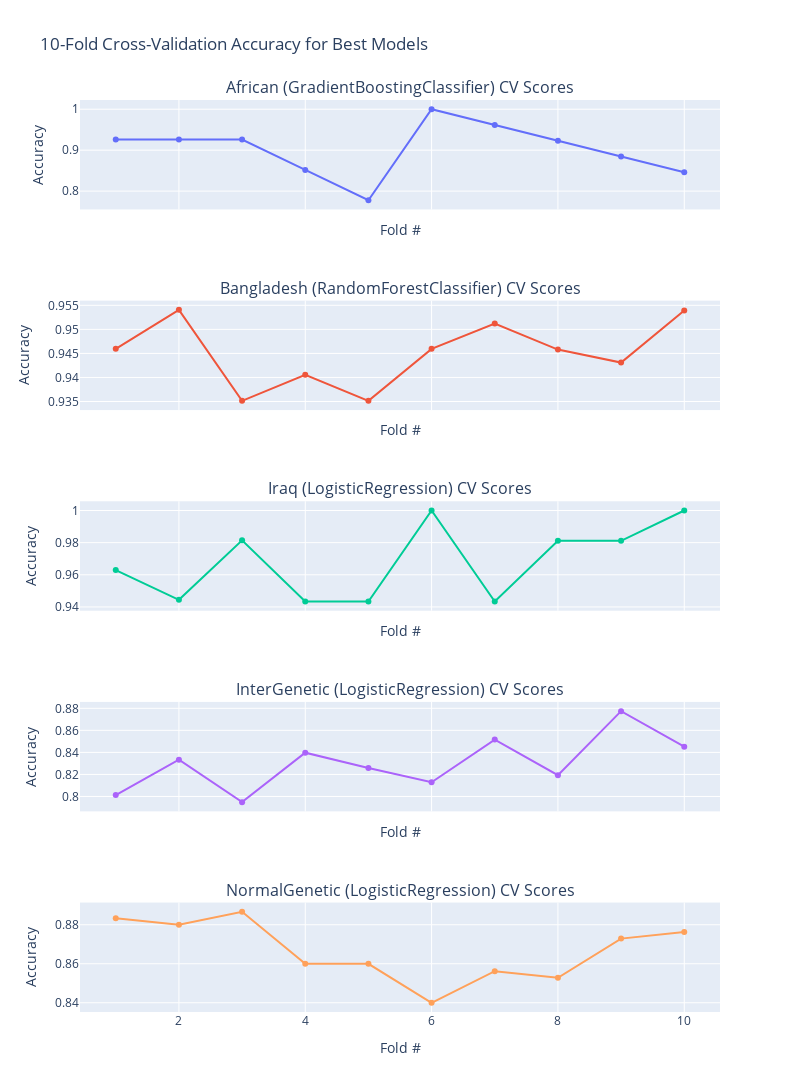

Notebook code cell kept with this figure:
### Markdown cell above
10-fold cross-validation results for all datasets

### Code cell
# Best model for each dataset
best_models_mapping = {
    "African":       GradientBoostingClassifier(random_state=rs),
    "Bangladesh":    RandomForestClassifier(random_state=42),
    "Iraq":          LogisticRegression(random_state=42, max_iter=1000),
    "InterGenetic":  LogisticRegression(random_state=42, max_iter=1000),
    "NormalGenetic": LogisticRegression(random_state=42, max_iter=1000),
}

# Training data for cross-validation
cv_datasets = {
    "African":       (X_train_african_sc,    y_train_african),
    "Bangladesh":    (X_train_bangladesh_sc, y_train_bangladesh),
    "Iraq":          (X_train_iraq_sc,       y_train_iraq),
    "InterGenetic":  (X_train_inter,         y_train_inter),
    "NormalGenetic": (X_train_normal,        y_train_normal),
}

cv_folds  = 10
cv_scores = {}

# Run cross-validation for each dataset
for name, (X_tr, y_tr) in cv_datasets.items():
    model = best_models_mapping[name]
    scores = cross_val_score(model, X_tr, y_tr, cv=cv_folds)
    cv_scores[name] = scores

# Set up subplots for visualization
fig = make_subplots(
    rows=len(cv_datasets), cols=1, shared_xaxes=True,
    subplot_titles=[
        f"{name} ({best_models_mapping[name].__class__.__name__}) CV Scores"
        for name in cv_datasets
    ]
)

# Plot fold scores for each dataset
for i, (name, scores) in enumerate(cv_scores.items(), start=1):
    fig.add_trace(
        go.Scatter(
            x=list(range(1, cv_folds + 1)),
            y=scores,
            mode='lines+markers',
            name=name
        ),
        row=i, col=1
    )

# Final plot adjustments
fig.update_layout(
    height=300 * len(cv_datasets),
    width=800,
    title_text="10-Fold Cross-Validation Accuracy for Best Models",
    showlegend=False
)
fig.update_xaxes(title_text="Fold #")
fig.update_yaxes(title_text="Accuracy")

fig.show()

### Figure 1 — Plotly figure (JSON) as saved in the notebook; plotly's stock layout.template omitted (floating-point values rounded to 4 significant figures)
{"data": [{"mode": "lines+markers", "name": "African", "type": "scatter", "x": [1, 2, 3, 4, 5, 6, 7, 8, 9, 10], "xaxis": "x", "y": [0.9259, 0.9259, 0.9259, 0.8519, 0.7778, 1, 0.9615, 0.9231, 0.8846, 0.8462], "yaxis": "y"}, {"mode": "lines+markers", "name": "Bangladesh", "type": "scatter", "x": [1, 2, 3, 4, 5, 6, 7, 8, 9, 10], "xaxis": "x2", "y": [0.9459, 0.9541, 0.9351, 0.9405, 0.9351, 0.9459, 0.9512, 0.9458, 0.9431, 0.9539], "yaxis": "y2"}, {"mode": "lines+markers", "name": "Iraq", "type": "scatter", "x": [1, 2, 3, 4, 5, 6, 7, 8, 9, 10], "xaxis": "x3", "y": [0.963, 0.9444, 0.9815, 0.9434, 0.9434, 1, 0.9434, 0.9811, 0.9811, 1], "yaxis": "y3"}, {"mode": "lines+markers", "name": "InterGenetic", "type": "scatter", "x": [1, 2, 3, 4, 5, 6, 7, 8, 9, 10], "xaxis": "x4", "y": [0.8013, 0.8333, 0.7949, 0.8397, 0.8258, 0.8129, 0.8516, 0.8194, 0.8774, 0.8452], "yaxis": "y4"}, {"mode": "lines+markers", "name": "NormalGenetic", "type": "scatter", "x": [1, 2, 3, 4, 5, 6, 7, 8, 9, 10], "xaxis": "x5", "y": [0.8833, 0.88, 0.8867, 0.86, 0.86, 0.84, 0.8562, 0.8528, 0.8729, 0.8763], "yaxis": "y5"}], "layout": {"annotations": [{"font": {"size": 16}, "showarrow": false, "text": "African (GradientBoostingClassifier) CV Scores", "x": 0.5, "xanchor": "center", "xref": "paper", "y": 1, "yanchor": "bottom", "yref": "paper"}, {"font": {"size": 16}, "showarrow": false, "text": "Bangladesh (RandomForestClassifier) CV Scores", "x": 0.5, "xanchor": "center", "xref": "paper", "y": 0.78, "yanchor": "bottom", "yref": "paper"}, {"font": {"size": 16}, "showarrow": false, "text": "Iraq (LogisticRegression) CV Scores", "x": 0.5, "xanchor": "center", "xref": "paper", "y": 0.56, "yanchor": "bottom", "yref": "paper"}, {"font": {"size": 16}, "showarrow": false, "text": "InterGenetic (LogisticRegression) CV Scores", "x": 0.5, "xanchor": "center", "xref": "paper", "y": 0.34, "yanchor": "bottom", "yref": "paper"}, {"font": {"size": 16}, "showarrow": false, "text": "NormalGenetic (LogisticRegression) CV Scores", "x": 0.5, "xanchor": "center", "xref": "paper", "y": 0.12, "yanchor": "bottom", "yref": "paper"}], "height": 1500, "showlegend": false, "title": {"text": "10-Fold Cross-Validation Accuracy for Best Models"}, "width": 800, "xaxis": {"anchor": "y", "domain": [0, 1], "matches": "x5", "showticklabels": false, "title": {"text": "Fold #"}}, "xaxis2": {"anchor": "y2", "domain": [0, 1], "matches": "x5", "showticklabels": false, "title": {"text": "Fold #"}}, "xaxis3": {"anchor": "y3", "domain": [0, 1], "matches": "x5", "showticklabels": false, "title": {"text": "Fold #"}}, "xaxis4": {"anchor": "y4", "domain": [0, 1], "matches": "x5", "showticklabels": false, "title": {"text": "Fold #"}}, "xaxis5": {"anchor": "y5", "domain": [0, 1], "title": {"text": "Fold #"}}, "yaxis": {"anchor": "x", "domain": [0.88, 1], "title": {"text": "Accuracy"}}, "yaxis2": {"anchor": "x2", "domain": [0.66, 0.78], "title": {"text": "Accuracy"}}, "yaxis3": {"anchor": "x3", "domain": [0.44, 0.56], "title": {"text": "Accuracy"}}, "yaxis4": {"anchor": "x4", "domain": [0.22, 0.34], "title": {"text": "Accuracy"}}, "yaxis5": {"anchor": "x5", "domain": [0, 0.12], "title": {"text": "Accuracy"}}}}
